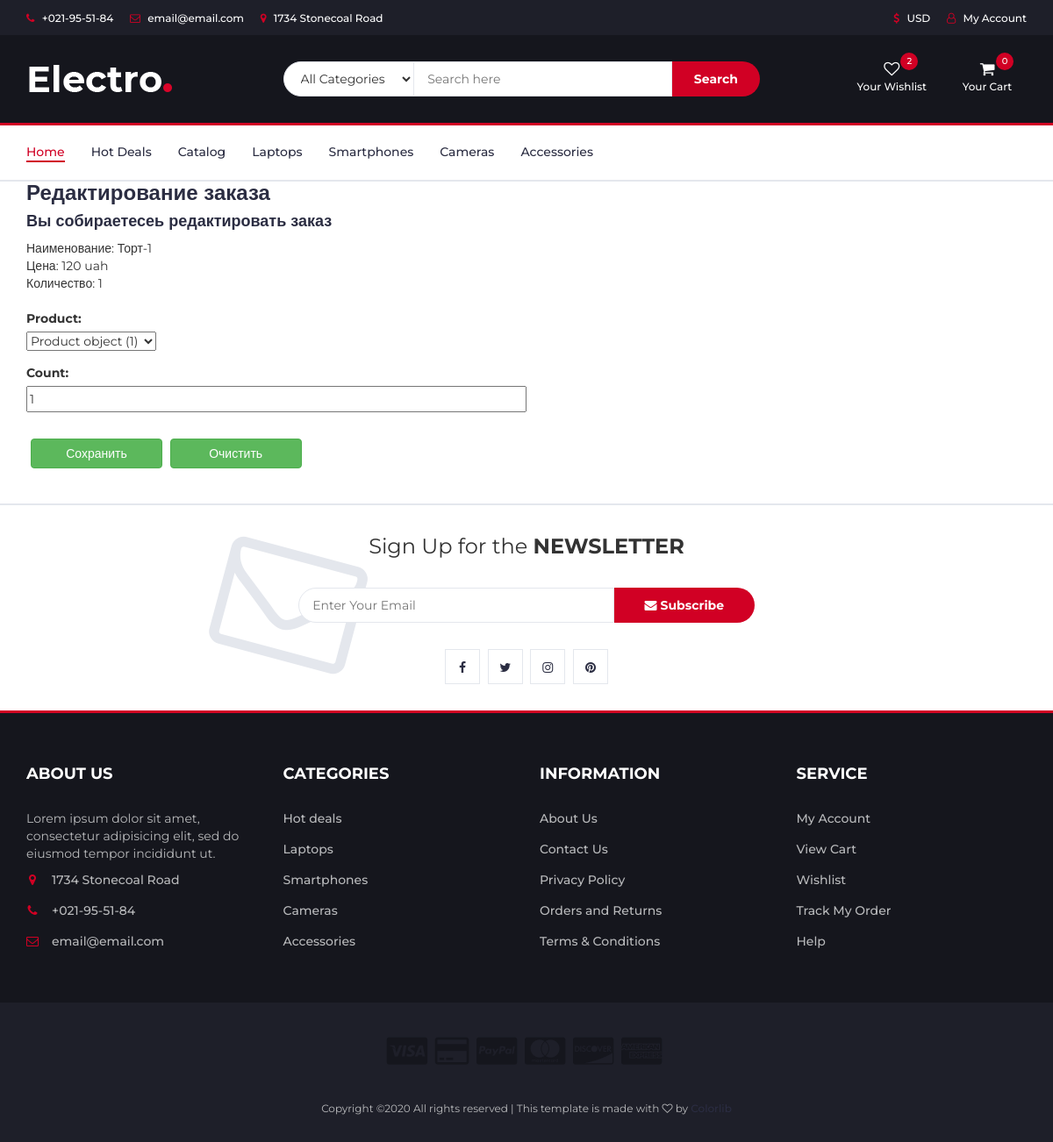
The page /basket/edit/1 on the database as committed earlier.
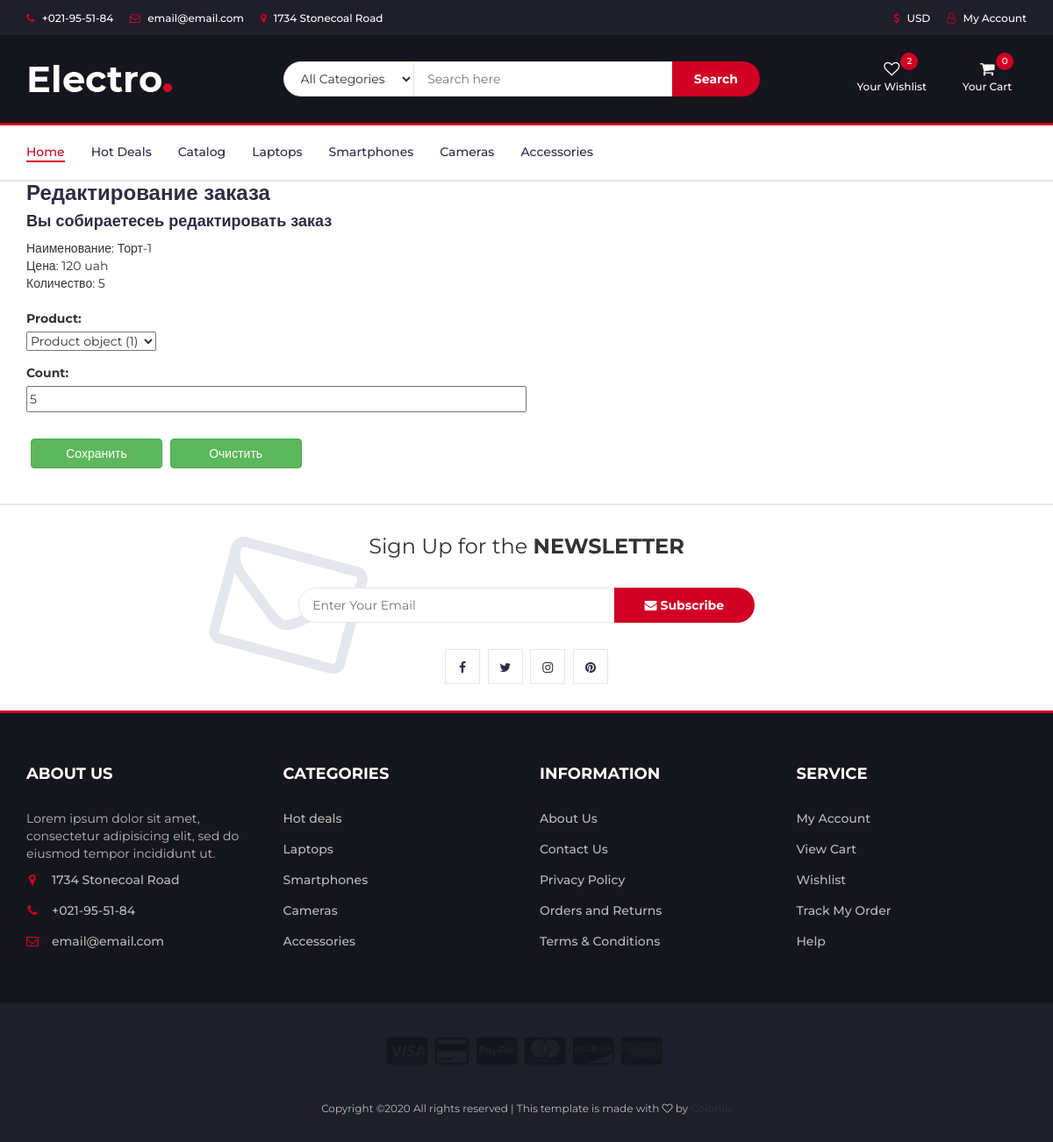
The same page on the database as committed later.
### basket/models.py (models this page shows)
class Order(models.Model):
    count = models.PositiveIntegerField()
    status = models.ForeignKey(Status, on_delete=models.CASCADE)
    product = models.ForeignKey(Product, on_delete=models.CASCADE)
    user = models.ForeignKey(User, on_delete=models.CASCADE)

### catalog/models.py (models this page shows)
class Product(models.Model):
    name = models.CharField(max_length=255)
    price = models.PositiveIntegerField()
    count = models.PositiveIntegerField()
    description = models.TextField(max_length=512)
    photo = models.FileField(upload_to='goods_photo/')
    producer = models.ForeignKey(Producer, on_delete=models.CASCADE)
    category = models.ForeignKey(Category, on_delete=models.CASCADE)

### basket/views.py (the view)
# urls.py: re_path(r'^edit/(?P<oid>[0-9]+)$', edit),
def edit(request, oid: int):
    data = dict()
    order = Order.objects.get(id=oid)
    if request.method == 'GET':
        data['order'] = order
        data['form'] = OrderForm(instance=order)
        return render(request, 'basket/edit.html', context=data)
    elif request.method == 'POST':
        form = OrderForm(request.POST)
        if form.is_valid():
            order.count = form.cleaned_data['count']
            order.save()
        return redirect('/basket')

### basket/forms.py
class OrderForm(forms.ModelForm):
    class Meta:
        model = Order
        fields = ('product', 'count')

### templates/basket/edit.html (shortened to what this page needs)
{% extends 'layouts/base.html' %}
{% block content %}
    {% load static %}
    <link rel="stylesheet" href="{% static 'css/edit.css' %}">
    <div id="delete" class="container">
        <h3>Редактирование заказа</h3>
        <h4 id="warn">Вы собираетесеь редактировать заказ</h4>
        <ul id="params">
            <li>Наименование: {{ order.product.name }}</li>
            <li>Цена: {{ order.product.price }} uah</li>
            <li>Количество: {{ order.count }}</li>
        </ul>
        <br>
        <form id="form5" action="/basket/edit/{{ order.id }}" method="post">
            <div>
                {% for field in form %}
                    <div class="form-group">
                        {{ field.label_tag }}
                        <div>
                            {{ field }}
                        </div>
                    </div>
                {% endfor %}
            </div>
            <p style="margin-top: 30px">
                <input id="b1" type="submit" value="Сохранить" class="btn btn-success">
                <input id="b2" type="reset" value="Очистить" class="btn btn-success">
            </p>
        </form>
    </div>
{% endblock %}

Rows that differ between the two databases and show on the page:
changed Order "Product object (1)": count "1" → "5"
